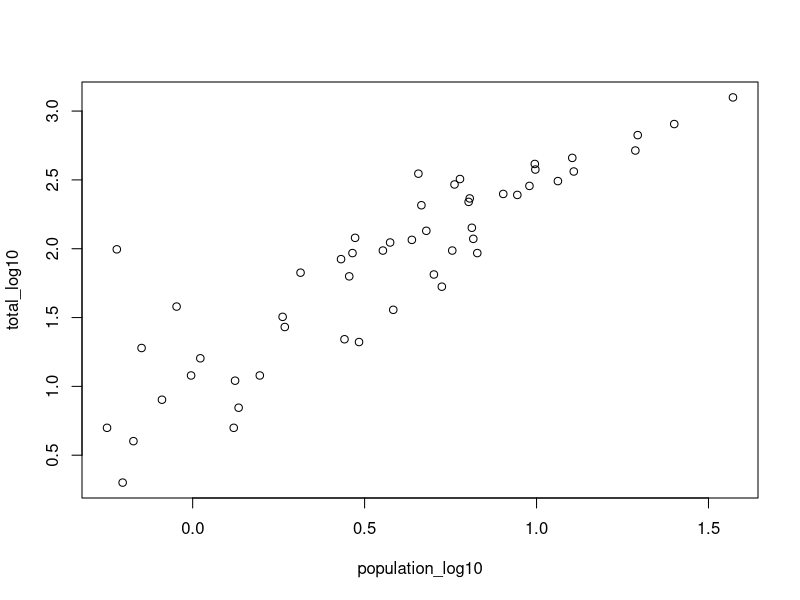
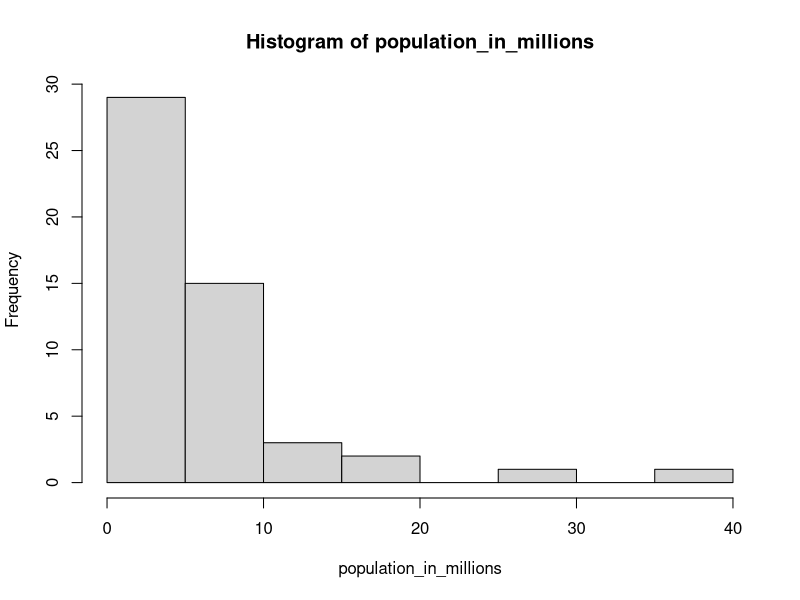
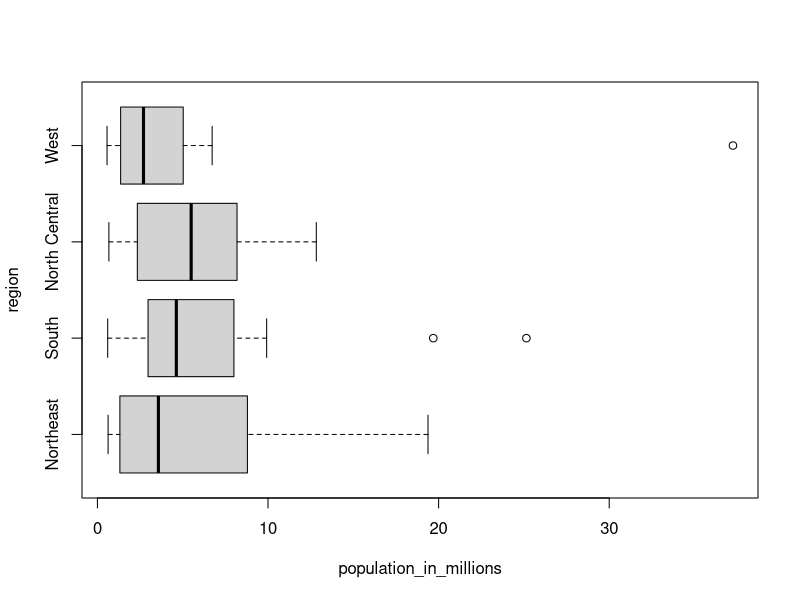

Reproduce these figures in R, in order.
## ---- chunk 1
# import library and get data set
library(dslabs)
data(murders)
## ---- chunk 2
# menyimpan dan mengurutkan nilai population ke dalam pop
pop <- sort(murders$population)

# menampilkan nilai terkecil
pop[1]
## ---- chunk 3
# mengambil dan mengurutkan nilai population berdasarkan index
pop_2 <- order(murders$population)

# menampilkan index nilai data terkecil dari population
pop_2[1]
## ---- chunk 4
which.min(murders$population)
## ---- chunk 5
# mengambil index data population terkecil
index_min <- which.min(murders$population)

# menampilkan negara dengan populasi terkecil
murders$state[index_min]
## ---- chunk 6
ranks <- rank(murders$population)
my_df <- data.frame(state = murders$state, rank = ranks)
my_df
## ---- chunk 7
ranks <- rank(murders$population)
sort_ranks <- sort(ranks)
index_ranks <- order(ranks)
rank_state <- murders$state[index_ranks]
my_df <- data.frame(state = rank_state, rank = sort_ranks)
my_df
## ---- chunk 8
population_in_millions <- murders$population/10^6
total_gun_murders <- murders$total
population_log10 <- log10(population_in_millions)
total_log10 <- log10(total_gun_murders)
plot(population_log10, total_log10)
## ---- chunk 9
population_in_millions <- with(murders, population/10^6)
hist(population_in_millions)
## ---- chunk 10
population_in_millions <- with(murders, population/10^6)
boxplot(population_in_millions~region, data = murders, horizontal = TRUE)
